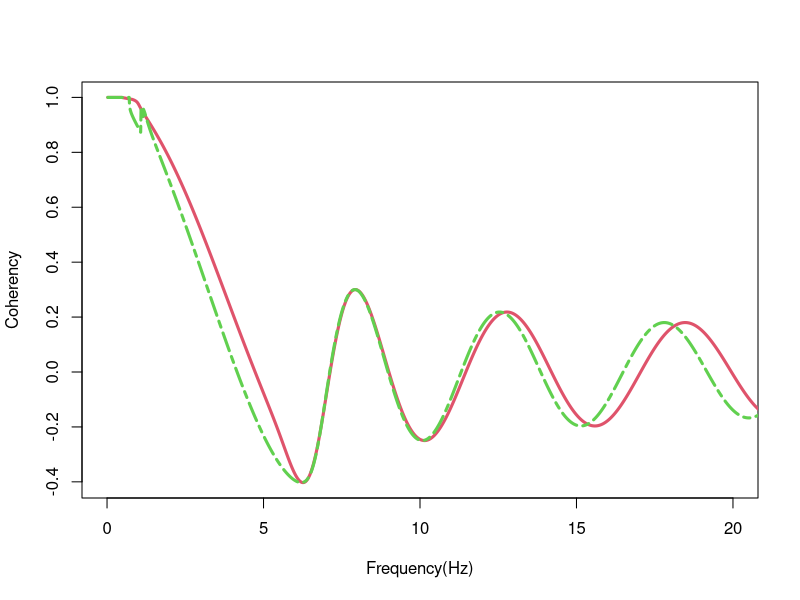

Here is the R script that generated this plot:
#R is pretty cool for plotting, when googling it search for 'cran' or 'r-cran'
#I would seriously recommend learning some more plotting commands, as they will
#be necessary for your report.
#Depending on what you use to write your report (I used latex), the image format
#makes a difference. If you can use .eps that will give the best results but it's 
#not always an option.

#This script takes in 3 data files and plots them against each other.
#the first is the coherency measured from the site (The target)
#The second (in this case) is the calculated coherency from GNS
#the third (in this case) is the output from ESPAC.


#this is the directory where yout output files are located.
#setwd("~/4year/489/output/")

##########################SITE01###########################
#comment out the following line if you want the plot to screen.
#also the dev.off() line
jpeg(filename = "site01.jpg")
#one of the data files for comparison.
#it should be the same format as those provided, i.e. same header row 
#followed by two comma separated columns
#I think header=T is boolean, and the header will label the columns.
#sep is the columm seperator in the data (ie we have used CSV)
theo <- read.csv("plot.1BILL.txt",header=T,sep=",")
#this call 'attaches' the data we just read in for the 'plot' command
attach(theo)
#plot the data.
#type is type of plot (l=line) (i think)
#xlim limits the plot to under 20 khz
#col is colour (there are 9)
#lwd is line width
#lty is line type (solid, dot, dash, etc, I think there are 9 also).
#		It is useful to consider the plots in black and white, line type is useful there
plot(Freq, Coherency, type="l", xlab="Frequency(Hz)", xlim = c(0,20), col=1,lwd=1)
bill <-read.csv("plot.1BILL.txt",header=T,sep=",")
attach(bill)
lines(Freq, Coherency, type="l",col=2, lwd=3, lty=1) #RED
spac <-read.csv("plot.2.txt",header=T,sep=",")
attach(spac)
lines(Freq, Coherency, type="l",col=3, lwd=3, lty=6) #GREEN
#comment out the following line if you want the plot to screen.
#also the jpeg() line
dev.off()

#colours
#lines(Freq, Coherency, type="l",col=3, lwd=3) #GREEN
#lines(Freq, Coherency, type="l",col=4, lwd=3) #blue
#lines(Freq, Coherency, type="l",col=5, lwd=3)	#aqua
#lines(Freq, Coherency, type="l",col=6, lwd=3)	#purple
#lines(Freq, Coherency, type="l",col=7, lwd=3)	#yellow
#lines(Freq, Coherency, type="l",col=8, lwd=3)	#grey
#lines(Freq, Coherency, type="l",col=9, lwd=3)	#dark grey (black?)


